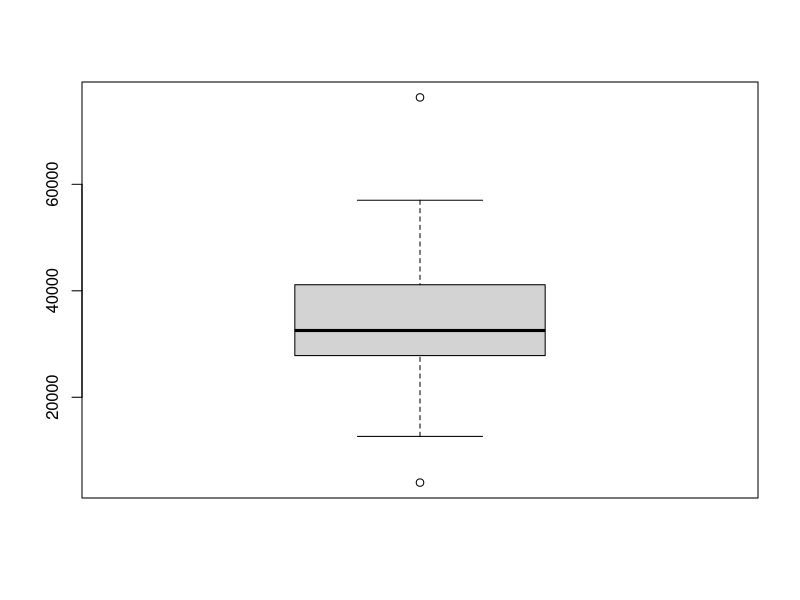
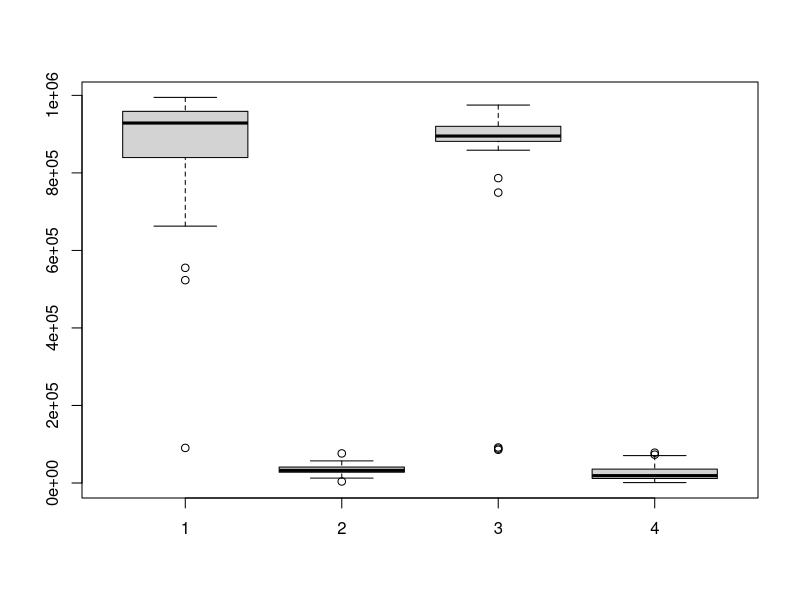
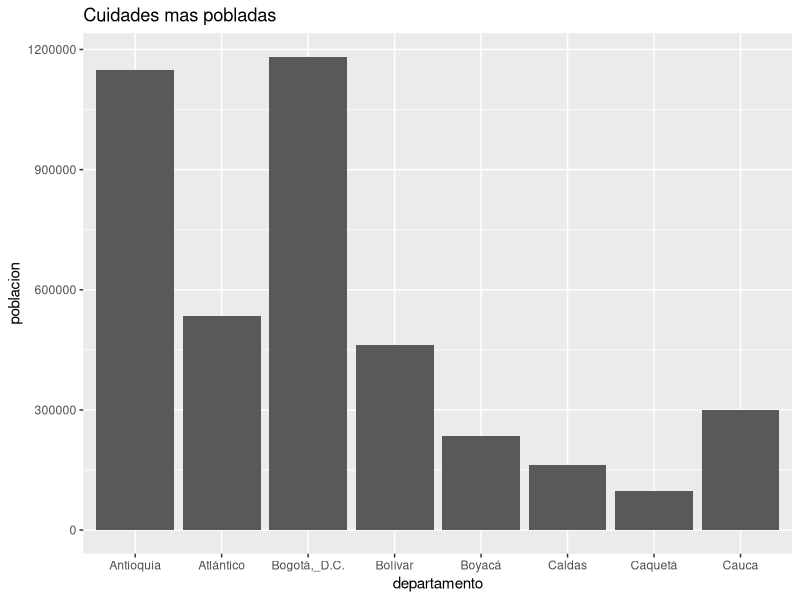
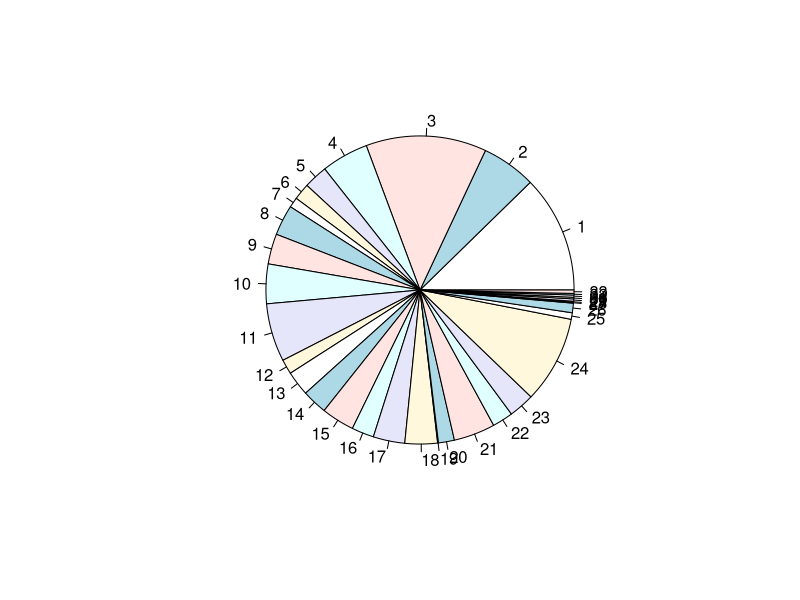
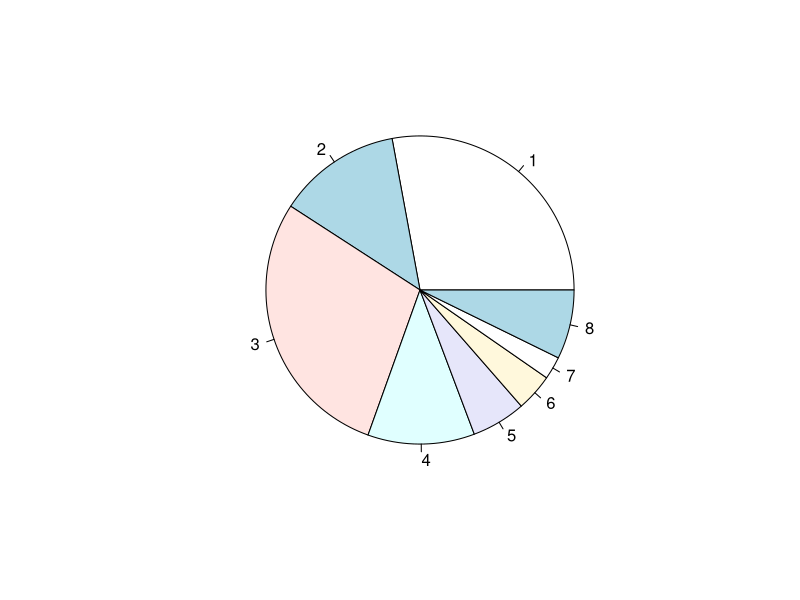
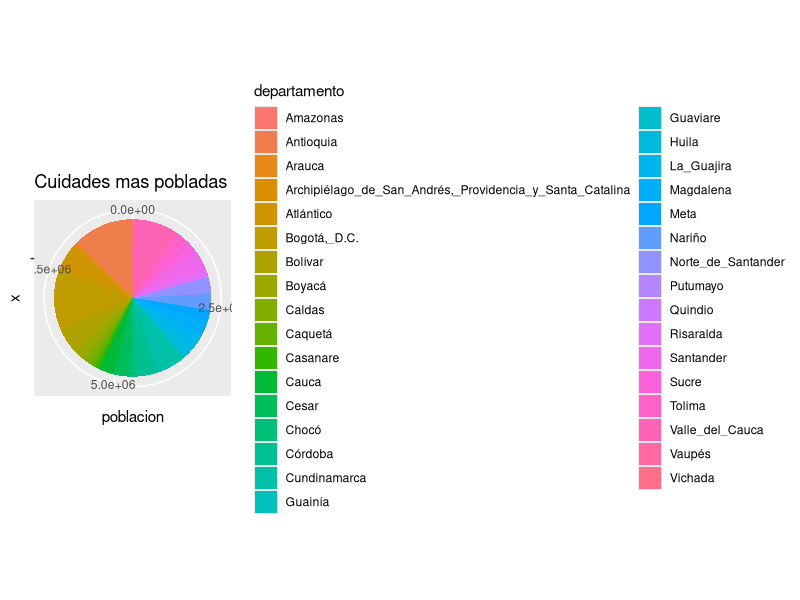
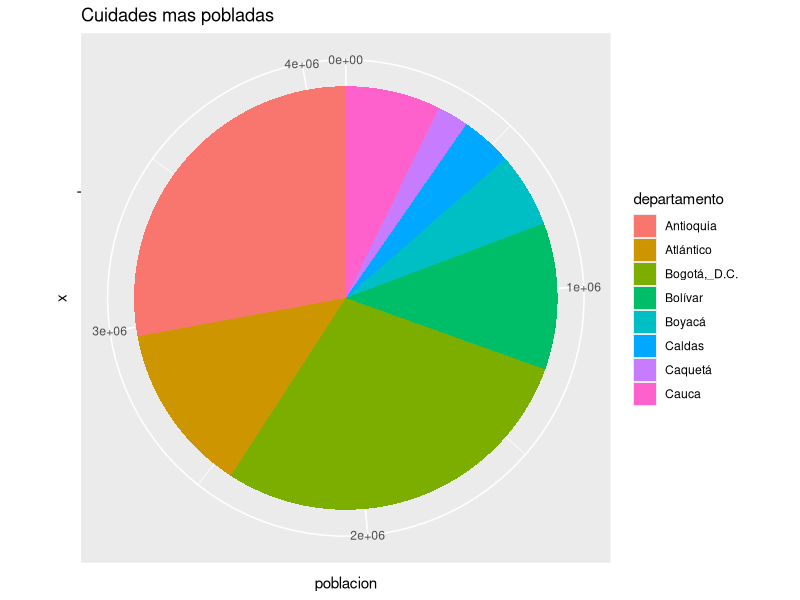

Write R code to recreate these figures, in order.
#dat <- read.table(file = "./Estadisticas/ESTADISTICAS_EN_EDUCACION_BASICA_POR_DEPARTAMENTO.xlsx", header=TRUE, dec=",", check.names = F, fileEncoding = "Latin1")


#conversion a csv y apertura de archivo
#dat <- read.csv(file = "./Estadisticas/ESTADISTICAS_EN_EDUCACION_BASICA_POR_DEPARTAMENTO.csv", header=TRUE, dec="," sep" ")
dat <- read.csv("./Estadisticas/ESTADISTICAS_EN_EDUCACION_BASICA_POR_DEPARTAMENTO.csv", stringsAsFactors=F, dec=",", header=TRUE, check.names = F,sep=" ", quote = "\"")

tasaMatriculacion <- (dat$TASA_MATRICULACIÓN_5_16)
print(tasaMatriculacion)
print(mean(tasaMatriculacion))
print(sd(tasaMatriculacion))


coberturaNeta <- as.numeric(dat$COBERTURA_NETA)
print(mean(coberturaNeta))
print(sd(coberturaNeta))

desercion <- as.numeric(dat$DESERCIÓN)
aprobacion <- as.numeric(dat$APROBACIÓN)
repitencia <- as.numeric(dat$REPITENCIA)
boxplot(dat$DESERCIÓN )
boxplot(dat$COBERTURA_NETA,dat$DESERCIÓN,dat$APROBACIÓN, dat$REPITENCIA )
departamento.poblacion <- data.frame(departamento= dat$DEPARTAMENTO ,poblacion= dat$POBLACION_5_16 )
#> install.packages("ggplot2")
library(ggplot2)

topPoblacion <- head(departamento.poblacion ,sort(departamento.poblacion$poblacion,decreasing=TRUE), n = 8)
ggplot(topPoblacion, aes(departamento, poblacion)) + geom_col() +ggtitle("Cuidades mas pobladas")


pie(dat$POBLACION_5_16)
pie(topPoblacion$poblacion)
ggplot(departamento.poblacion, aes(x="", y=poblacion, fill=departamento)) + geom_bar(width = 1,stat = 'identity') +ggtitle("Cuidades mas pobladas") + coord_polar("y", start=0)
ggplot(topPoblacion, aes(x="", y=poblacion, fill=departamento)) + geom_bar(width = 1,stat = 'identity') +ggtitle("Cuidades mas pobladas") + coord_polar("y", start=0)
